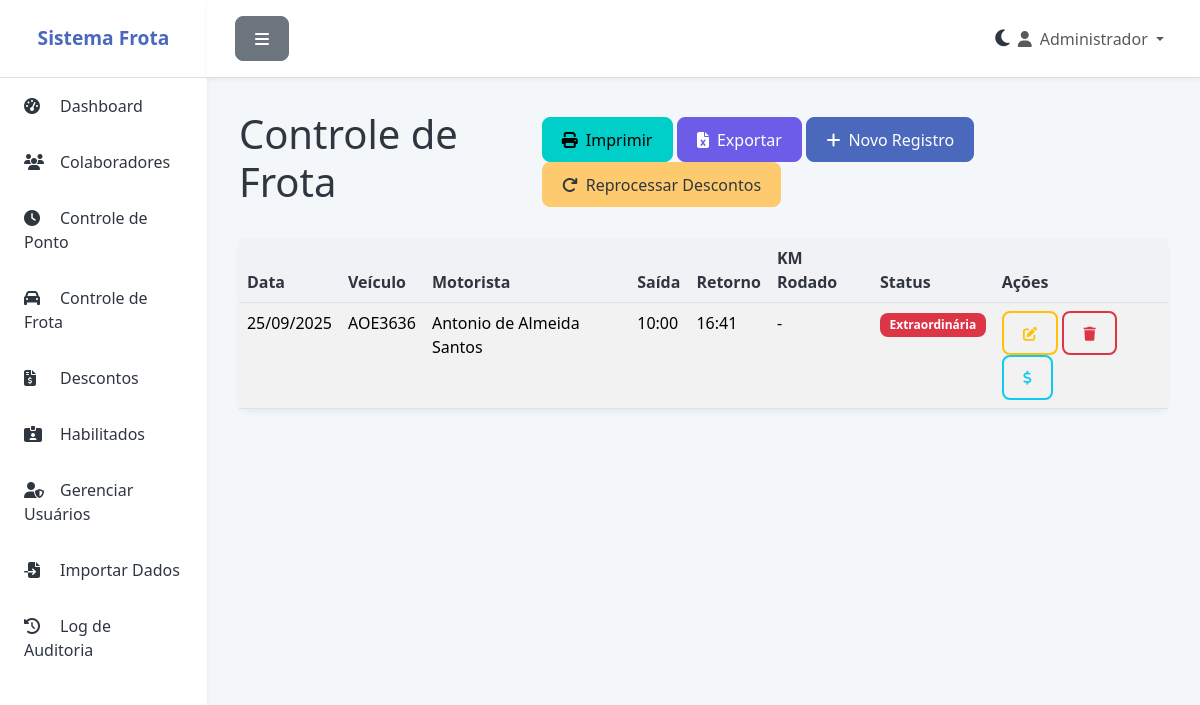
Page /frota (signed in) on the earlier database version.
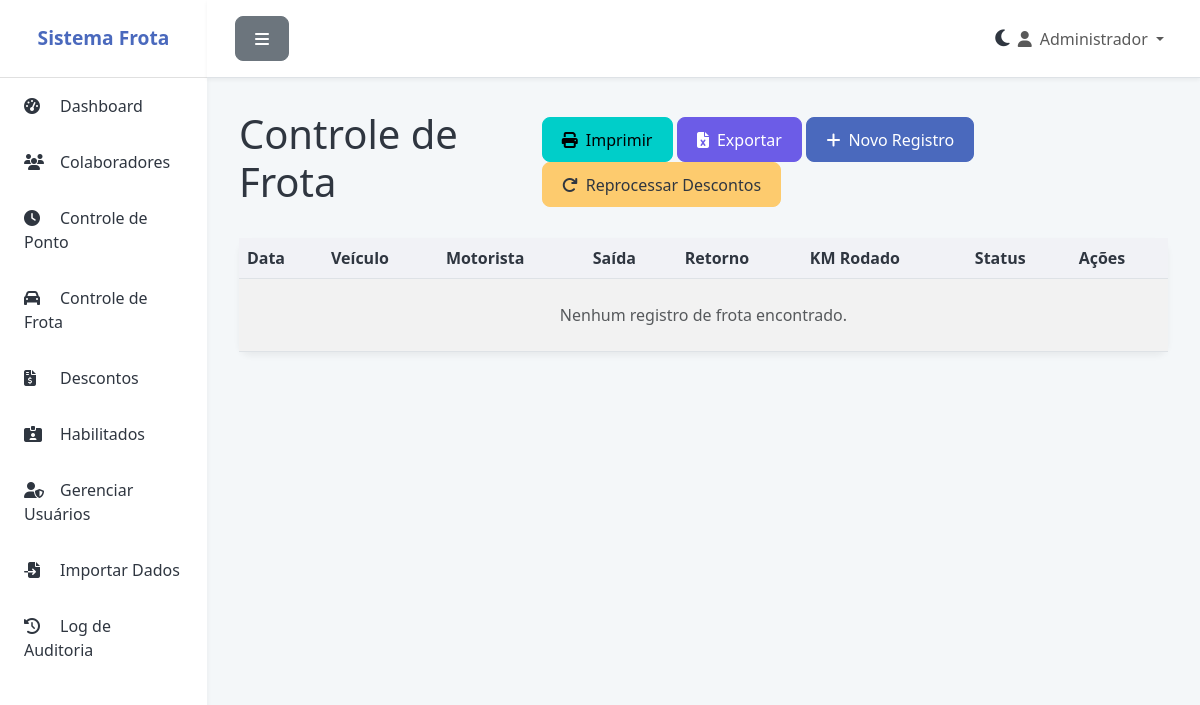
Same page on the later database version.
### app.py (models this page shows)
class Frota(db.Model):
    id = db.Column(db.Integer, primary_key=True)
    data = db.Column(db.Date, nullable=False)
    veiculo = db.Column(db.String(20), nullable=False)
    motorista_id = db.Column(db.Integer, db.ForeignKey('colaborador.id'), nullable=False)
    hora_saida = db.Column(db.Time)
    hora_retorno = db.Column(db.Time)
    km_inicial = db.Column(db.Float)
    km_final = db.Column(db.Float)
    observacao = db.Column(db.Text)
    status = db.Column(db.String(20), default='conforme')  # conforme ou extraordinaria
    criado_em = db.Column(db.DateTime, default=datetime.utcnow)

class Colaborador(db.Model):
    id = db.Column(db.Integer, primary_key=True)
    nome = db.Column(db.String(100), nullable=False)
    matricula = db.Column(db.String(50), unique=True, nullable=False)
    cpf = db.Column(db.String(14), unique=True)
    telefone = db.Column(db.String(20))
    email = db.Column(db.String(120))
    veiculo_vinculado = db.Column(db.String(20))
    ativo = db.Column(db.Boolean, default=True)
    vencimento_cnh = db.Column(db.Date)
    ultima_consulta = db.Column(db.Date)
    criado_em = db.Column(db.DateTime, default=datetime.utcnow)
    pontos = db.relationship('Ponto', backref='colaborador', lazy=True, cascade='all, delete-orphan')
    frotas = db.relationship('Frota', backref='motorista_obj', lazy=True)
    descontos = db.relationship('Desconto', backref='colaborador', lazy=True)

### app.py (the view)
@app.route('/frota')
@login_required
def frota():
    registros = Frota.query.order_by(Frota.data.desc()).all()
    colaboradores = Colaborador.query.filter_by(ativo=True).all()
    return render_template('frota.html', registros=registros, colaboradores=colaboradores)

### app.py (called while the page is built, shortened)
@login_manager.user_loader
def load_user(user_id):
    return Usuario.query.get(int(user_id))

@app.before_request
def create_tables():
    db.create_all()

### templates/frota.html (shortened to what this page needs)
{% extends "base.html" %}
{% block content %}
<div class="d-flex justify-content-between align-items-center mb-4">
    <h1 class="fw-light">Controle de Frota</h1>
    <div>
        <button onclick="window.print()" class="btn btn-info"><i class="fas fa-print me-2"></i>Imprimir</button>
        <a href="{{ url_for('exportar', tipo='frota') }}" class="btn btn-success"><i class="fas fa-file-excel me-2"></i>Exportar</a>
        <a href="{{ url_for('novo_frota') }}" class="btn btn-primary"><i class="fas fa-plus me-2"></i>Novo Registro</a>
        <a href="{{ url_for('reprocessar_descontos_frota') }}" class="btn btn-warning" onclick="return confirm('Tem certeza que deseja reprocessar todos os registros de frota?')"><i class="fas fa-redo me-2"></i>Reprocessar Descontos</a>
    </div>
</div>
<div class="card">
    <div class="card-body p-0">
        <div class="table-responsive">
            <table class="table table-striped table-hover mb-0">
                <thead class="bg-light">
                    <tr>
                        <th scope="col">Data</th>
                        <th scope="col">Veículo</th>
                        <th scope="col">Motorista</th>
                        <th scope="col">Saída</th>
                        <th scope="col">Retorno</th>
                        <th scope="col">KM Rodado</th>
                        <th scope="col">Status</th>
                        <th scope="col">Ações</th>
                    </tr>
                </thead>
                <tbody>
                    {% for registro in registros %}
                    <tr>
                        <td>{{ registro.data.strftime('%d/%m/%Y') }}</td>
                        <td>{{ registro.veiculo }}</td>
                        <td>{{ registro.motorista_obj.nome }}</td>
                        <td>{{ registro.hora_saida.strftime('%H:%M') if registro.hora_saida else '-' }}</td>
                        <td>{{ registro.hora_retorno.strftime('%H:%M') if registro.hora_retorno else '-' }}</td>
                        <td>
                            {% if registro.km_final and registro.km_inicial %}
                                {{ "%.1f"|format(registro.km_final - registro.km_inicial) }} km
                            {% else %}
                                -
                            {% endif %}
                        </td>
                        <td>
                            {% if registro.status == 'conforme' %}
                                <span class="badge bg-success">Conforme</span>
                            {% else %}
                                <span class="badge bg-danger">Extraordinária</span>
                            {% endif %}
                        </td>
                        <td>
                            <a href="{{ url_for('editar_frota', id=registro.id) }}" class="btn btn-sm btn-outline-warning" title="Editar"><i class="fas fa-edit"></i></a>
                            <a href="{{ url_for('excluir_frota', id=registro.id) }}" class="btn btn-sm btn-outline-danger" title="Excluir" onclick="return confirm('Tem certeza que deseja excluir este registro?')"><i class="fas fa-trash"></i></a>
                            <a href="{{ url_for('verificar_desconto_frota', id=registro.id) }}" class="btn btn-sm btn-outline-info" title="Verificar Desconto"><i class="fas fa-dollar-sign"></i></a>
                        </td>
                    </tr>
                    {% else %}
                    <tr>
                        <td colspan="8" class="text-center text-muted py-4">Nenhum registro de frota encontrado.</td>
                    </tr>
                    {% endfor %}
                </tbody>
            </table>
        </div>
    </div>
</div>
{% endblock %}

Differences in the rows shown:
removed Frota: data "25/09/2025", veiculo "AOE3636", motorista_obj.nome "Antonio de Almeida Santos", hora_saida "10:00", hora_retorno "16:41", status "Extraordinária"
Other differences:
text now shown: "Nenhum registro de frota encontrado."
